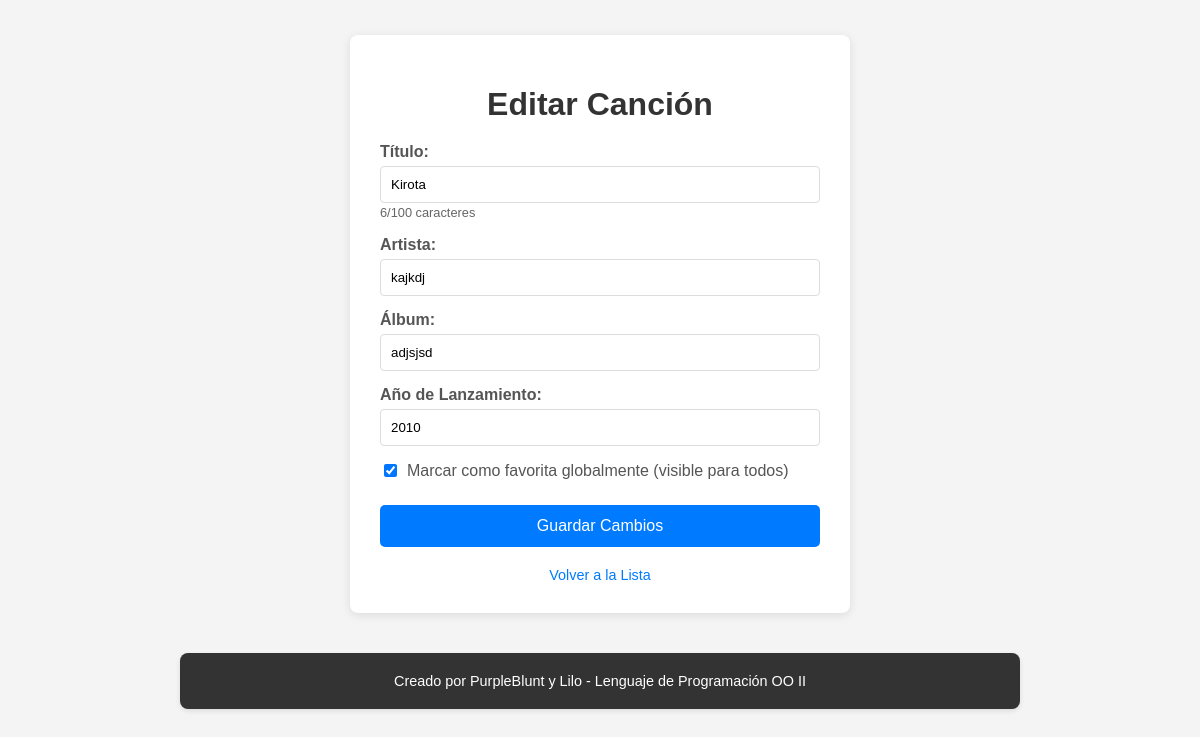
Page /canciones/u/LiloIPVG/6/editar/ (signed in) on the committed database.
### canciones/models.py (models this page shows, shortened)
class Cancion(models.Model):
    titulo = models.CharField(max_length=200, default="Sin título") # Cambiado de TextField a CharField, y max_length aumentado
    artista = models.CharField(max_length=100, blank=True, null=True) # Nuevo campo: Artista
    album = models.CharField(max_length=100, blank=True, null=True) # Nuevo campo: Álbum
    ano_lanzamiento = models.IntegerField(blank=True, null=True) # Nuevo campo: Año de lanzamiento
    es_favorita = models.BooleanField(default=False) # Cambiado de 'completado' a 'es_favorita'
    fecha_agregada = models.DateField(default=date.today) # Cambiado de 'fecha' a 'fecha_agregada'

### canciones/views.py (the view, shortened to what this page needs)
# urls.py: path("u/<str:name>/<int:id>/editar/", views.editar_cancion, name="editar_cancion"),
def editar_cancion(request, name, id):
    if 'nombre_usuario' not in request.session or request.session.get('nombre_usuario') != name:
        messages.error(request, "Acceso no autorizado.")
        return redirect('login')
    user = get_object_or_404(Usuario, nombre=name)
    relacion = get_object_or_404(UsuarioCancion, usuario=user, cancion__id=id)
    cancion = relacion.cancion # Accede al objeto Cancion a través de la relación
    context = {
        "cancion": cancion, # Pasa el objeto canción para rellenar el formulario
        "name": name,
        "is_authenticated": True,
        "current_year": date.today().year
    }
    return render(request, "canciones/editar_cancion.html", context)

### canciones/templates/canciones/editar_cancion.html (shortened to what this page needs)
<!DOCTYPE html>
<html lang="es">
<head>
</head>
<body>
    <div class="container">
        <h1>Editar Canción</h1>
        <form action="{% url 'canciones:editar_cancion' name=name id=cancion.id %}" method="post">
            <div class="form-group">
                <label for="titulo">Título:</label>
                <input type="text" id="titulo" name="titulo" value="{{ cancion.titulo }}" required maxlength="100">
                <span id="titulo-contador" style="font-size: 0.8em; color: #666;">0/100 caracteres</span>
            </div>
            <div class="form-group">
                <label for="artista">Artista:</label>
                <input type="text" id="artista" name="artista" value="{{ cancion.artista|default:'' }}" maxlength="100">
            </div>
            <div class="form-group">
                <label for="album">Álbum:</label>
                <input type="text" id="album" name="album" value="{{ cancion.album|default:'' }}" maxlength="100">
            </div>
            <div class="form-group">
                <label for="ano_lanzamiento">Año de Lanzamiento:</label>
                <input type="number" id="ano_lanzamiento" name="ano_lanzamiento" value="{{ cancion.ano_lanzamiento|default:'' }}" min="1900" max="{{ current_year }}">
            </div>
            <div class="checkbox-group">
                <input type="checkbox" id="es_favorita" name="es_favorita" {% if cancion.es_favorita %}checked{% endif %}>
                <label for="es_favorita">Marcar como favorita globalmente (visible para todos)</label>
            </div>
            <button type="submit">Guardar Cambios</button>
        </form>
        <a href="{% url 'canciones:lista_canciones' name=name %}" class="back-button">Volver a la Lista</a>
    </div>
    <footer class="footer">
        <p>Creado por PurpleBlunt y Lilo - Lenguaje de Programación OO II</p>
    </footer>
</body>
</html>

### canciones/templates/canciones/editar_cancion.html (style rules this page uses)
body { font-family: Arial, sans-serif; background-color: #f4f4f4; margin: 0; padding: 20px; display: flex; flex-direction: column; align-items: center; }
.container { background-color: #fff; padding: 30px; border-radius: 8px; box-shadow: 0 2px 10px rgba(0, 0, 0, 0.1); width: 100%; max-width: 500px; box-sizing: border-box; }
h1 { color: #333; text-align: center; margin-bottom: 20px; }
.form-group { margin-bottom: 15px; }
label { display: block; margin-bottom: 5px; color: #555; font-weight: bold; }
input[type="text"], input[type="number"] { width: 100%; padding: 10px; border: 1px solid #ddd; border-radius: 4px; box-sizing: border-box; }
.checkbox-group { display: flex; align-items: center; margin-bottom: 15px; }
.checkbox-group input { margin-right: 10px; }
.checkbox-group label { margin-bottom: 0; font-weight: normal; }
button { background-color: #007bff; color: white; padding: 12px 20px; border: none; border-radius: 5px; cursor: pointer; font-size: 1em; width: 100%; transition: background-color 0.3s ease; margin-top: 10px; }
.back-button { display: block; text-align: center; margin-top: 20px; color: #007bff; text-decoration: none; font-size: 0.9em; transition: color 0.3s ease; }
.footer { width: 100%; max-width: 800px; margin-top: 40px; padding: 20px; background-color: #333; color: white; text-align: center; border-radius: 8px; box-shadow: 0 2px 5px rgba(0, 0, 0, 0.1); font-size: 0.9em; }
.footer p { margin: 0; }

### rows in the picture
Cancion: titulo "Kirota", artista "kajkdj", album "adjsjsd", ano_lanzamiento "2010", es_favorita "☑"
